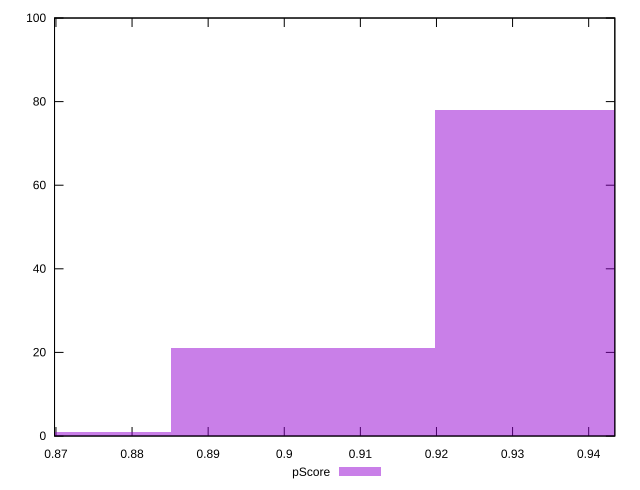

The gnuplot source for this figure:
reset

$pScore <<EOF
0.8677097164788391 1
0.9371264937971463 78
0.9024181051379927 21
EOF

set key outside below
set boxwidth 0.034708388659153565
set xrange [0.8698139607584436:0.9434357741485431]
set yrange [0:100]
set trange [0:100]
set style fill transparent solid 0.5 noborder
set terminal svg size 640, 490 enhanced background rgb 'white'
set output "report_00018_2021-02-10T15-25-16.877Z/first-contentful-paint/samples/pages+cached/pScore/histogram.svg"

plot $pScore title "pScore" with boxes

reset
